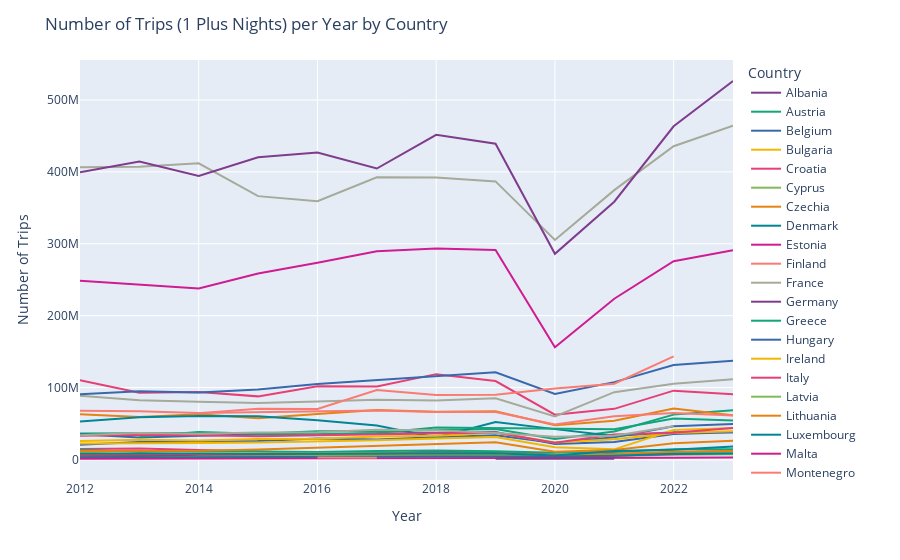

The notebook cell this image was saved under:
### Code cell
# Plot the line graph
fig = px.line(final_1plus_df, x='Year', y='NumTrips', color='Country', color_discrete_sequence = px.colors.qualitative.Bold)
fig.update_layout(title='Number of Trips (1 Plus Nights) per Year by Country',
                  xaxis_title='Year',
                  yaxis_title='Number of Trips',
                  legend_title='Country')

### Figure 1 — Plotly figure (JSON) as saved in the notebook; plotly's stock layout.template omitted (floating-point values rounded to 4 significant figures)
{"data": [{"hovertemplate": "Country=Albania<br>Year=%{x}<br>NumTrips=%{y}<extra></extra>", "legendgroup": "Albania", "line": {"color": "rgb(127, 60, 141)", "dash": "solid"}, "marker": {"symbol": "circle"}, "mode": "lines", "name": "Albania", "orientation": "v", "showlegend": true, "type": "scatter", "x": [2017, 2019, 2020], "xaxis": "x", "y": [8186685, 10176614, 6624361], "yaxis": "y"}, {"hovertemplate": "Country=Austria<br>Year=%{x}<br>NumTrips=%{y}<extra></extra>", "legendgroup": "Austria", "line": {"color": "rgb(17, 165, 121)", "dash": "solid"}, "marker": {"symbol": "circle"}, "mode": "lines", "name": "Austria", "orientation": "v", "showlegend": true, "type": "scatter", "x": [2012, 2013, 2014, 2015, 2016, 2017, 2018, 2019, 2020, 2021, 2022, 2023], "xaxis": "x", "y": [36003256, 36479782, 36681593, 35815124, 39365940, 39201889, 40524416, 42415052, 28583239, 38854043, 62381783, 68320606], "yaxis": "y"}, {"hovertemplate": "Country=Belgium<br>Year=%{x}<br>NumTrips=%{y}<extra></extra>", "legendgroup": "Belgium", "line": {"color": "rgb(57, 105, 172)", "dash": "solid"}, "marker": {"symbol": "circle"}, "mode": "lines", "name": "Belgium", "orientation": "v", "showlegend": true, "type": "scatter", "x": [2012, 2013, 2014, 2015, 2016, 2017, 2018, 2019, 2020, 2021, 2022, 2023], "xaxis": "x", "y": [20317974, 24422291, 24134015, 25745332, 29234314, 27902578, 30999148, 33680649, 22859689, 30877766, 46345022, 49177986], "yaxis": "y"}, {"hovertemplate": "Country=Bulgaria<br>Year=%{x}<br>NumTrips=%{y}<extra></extra>", "legendgroup": "Bulgaria", "line": {"color": "rgb(242, 183, 1)", "dash": "solid"}, "marker": {"symbol": "circle"}, "mode": "lines", "name": "Bulgaria", "orientation": "v", "showlegend": true, "type": "scatter", "x": [2012, 2013, 2014, 2015, 2016, 2017, 2018, 2019, 2020, 2021, 2022, 2023], "xaxis": "x", "y": [6847528, 7485316, 7157192, 5828228, 6839554, 10535994, 9777917, 9477196, 4999245, 6279701, 9092455, 10297520], "yaxis": "y"}, {"hovertemplate": "Country=Croatia<br>Year=%{x}<br>NumTrips=%{y}<extra></extra>", "legendgroup": "Croatia", "line": {"color": "rgb(231, 63, 116)", "dash": "solid"}, "marker": {"symbol": "circle"}, "mode": "lines", "name": "Croatia", "orientation": "v", "showlegend": true, "type": "scatter", "x": [2012, 2013, 2014, 2015, 2016, 2017, 2018, 2019, 2020, 2021, 2022, 2023], "xaxis": "x", "y": [14568947, 15418760, 13299645, 11306996, 7515349, 8115498, 8663271, 10251772, 6004684, 7639926, 9230247, 11745012], "yaxis": "y"}, {"hovertemplate": "Country=Cyprus<br>Year=%{x}<br>NumTrips=%{y}<extra></extra>", "legendgroup": "Cyprus", "line": {"color": "rgb(128, 186, 90)", "dash": "solid"}, "marker": {"symbol": "circle"}, "mode": "lines", "name": "Cyprus", "orientation": "v", "showlegend": true, "type": "scatter", "x": [2012, 2013, 2014, 2015, 2016, 2017, 2018, 2019, 2020, 2021, 2022, 2023], "xaxis": "x", "y": [4567228, 4345970, 4540460, 4394262, 4759680, 5029916, 5485238, 5753450, 4531844, 4887011, 6528323, 7373839], "yaxis": "y"}, {"hovertemplate": "Country=Czechia<br>Year=%{x}<br>NumTrips=%{y}<extra></extra>", "legendgroup": "Czechia", "line": {"color": "rgb(230, 131, 16)", "dash": "solid"}, "marker": {"symbol": "circle"}, "mode": "lines", "name": "Czechia", "orientation": "v", "showlegend": true, "type": "scatter", "x": [2012, 2013, 2014, 2015, 2016, 2017, 2018, 2019, 2020, 2021, 2022, 2023], "xaxis": "x", "y": [62812624, 59216427, 62884070, 57463012, 63214947, 68826202, 66349651, 66969988, 47497243, 53928992, 70746302, 61610992], "yaxis": "y"}, {"hovertemplate": "Country=Denmark<br>Year=%{x}<br>NumTrips=%{y}<extra></extra>", "legendgroup": "Denmark", "line": {"color": "rgb(0, 134, 149)", "dash": "solid"}, "marker": {"symbol": "circle"}, "mode": "lines", "name": "Denmark", "orientation": "v", "showlegend": true, "type": "scatter", "x": [2012, 2013, 2014, 2015, 2016, 2017, 2018, 2019, 2020, 2021, 2022, 2023], "xaxis": "x", "y": [52886592, 58562414, 60423616, 60236946, 54640232, 47316730, 30525585, 52037652, 42214364, 32502703, 37871415, 37928868], "yaxis": "y"}, {"hovertemplate": "Country=Estonia<br>Year=%{x}<br>NumTrips=%{y}<extra></extra>", "legendgroup": "Estonia", "line": {"color": "rgb(207, 28, 144)", "dash": "solid"}, "marker": {"symbol": "circle"}, "mode": "lines", "name": "Estonia", "orientation": "v", "showlegend": true, "type": "scatter", "x": [2012, 2013, 2014, 2015, 2016, 2017, 2018, 2019, 2020, 2021, 2022, 2023], "xaxis": "x", "y": [5027759, 4899692, 6571932, 6587306, 7486162, 7661854, 11040687, 8753307, 5153731, 5437495, 7625636, 9425770], "yaxis": "y"}, {"hovertemplate": "Country=Finland<br>Year=%{x}<br>NumTrips=%{y}<extra></extra>", "legendgroup": "Finland", "line": {"color": "rgb(249, 123, 114)", "dash": "solid"}, "marker": {"symbol": "circle"}, "mode": "lines", "name": "Finland", "orientation": "v", "showlegend": true, "type": "scatter", "x": [2012, 2013, 2014, 2015, 2016, 2017, 2018, 2019, 2020, 2021, 2022, 2023], "xaxis": "x", "y": [67795390, 67102523, 64541760, 65963010, 66412094, 67995388, 66187940, 66165686, 48632400, 60007669, 64711253, 61106068], "yaxis": "y"}, {"hovertemplate": "Country=France<br>Year=%{x}<br>NumTrips=%{y}<extra></extra>", "legendgroup": "France", "line": {"color": "rgb(165, 170, 153)", "dash": "solid"}, "marker": {"symbol": "circle"}, "mode": "lines", "name": "France", "orientation": "v", "showlegend": true, "type": "scatter", "x": [2012, 2013, 2014, 2015, 2016, 2017, 2018, 2019, 2020, 2021, 2022, 2023], "xaxis": "x", "y": [406369476, 407204584, 411807574, 366221284, 359227358, 392347108, 392229828, 386709202, 305202977, 374563212, 435660457, 464286634], "yaxis": "y"}, {"hovertemplate": "Country=Germany<br>Year=%{x}<br>NumTrips=%{y}<extra></extra>", "legendgroup": "Germany", "line": {"color": "rgb(127, 60, 141)", "dash": "solid"}, "marker": {"symbol": "circle"}, "mode": "lines", "name": "Germany", "orientation": "v", "showlegend": true, "type": "scatter", "x": [2012, 2013, 2014, 2015, 2016, 2017, 2018, 2019, 2020, 2021, 2022, 2023], "xaxis": "x", "y": [399531982, 414453278, 394377723, 420166585, 426990841, 404592288, 451416603, 439169070, 285977705, 358428715, 463342211, 526338516], "yaxis": "y"}, {"hovertemplate": "Country=Greece<br>Year=%{x}<br>NumTrips=%{y}<extra></extra>", "legendgroup": "Greece", "line": {"color": "rgb(17, 165, 121)", "dash": "solid"}, "marker": {"symbol": "circle"}, "mode": "lines", "name": "Greece", "orientation": "v", "showlegend": true, "type": "scatter", "x": [2012, 2013, 2014, 2015, 2016, 2017, 2018, 2019, 2020, 2021, 2022, 2023], "xaxis": "x", "y": [13556399, 10325288, 11943430, 10905073, 10384644, 11834602, 12636772, 11562642, 9480375, 10451899, 14156648, 14283578], "yaxis": "y"}, {"hovertemplate": "Country=Hungary<br>Year=%{x}<br>NumTrips=%{y}<extra></extra>", "legendgroup": "Hungary", "line": {"color": "rgb(57, 105, 172)", "dash": "solid"}, "marker": {"symbol": "circle"}, "mode": "lines", "name": "Hungary", "orientation": "v", "showlegend": true, "type": "scatter", "x": [2012, 2013, 2014, 2015, 2016, 2017, 2018, 2019, 2020, 2021, 2022, 2023], "xaxis": "x", "y": [35116672, 30606638, 33120082, 34567896, 34778906, 35827878, 37118720, 38102812, 21679985, 24180222, 35504669, 38007350], "yaxis": "y"}, {"hovertemplate": "Country=Ireland<br>Year=%{x}<br>NumTrips=%{y}<extra></extra>", "legendgroup": "Ireland", "line": {"color": "rgb(242, 183, 1)", "dash": "solid"}, "marker": {"symbol": "circle"}, "mode": "lines", "name": "Ireland", "orientation": "v", "showlegend": true, "type": "scatter", "x": [2012, 2013, 2014, 2015, 2016, 2017, 2018, 2019, 2020, 2021, 2022, 2023], "xaxis": "x", "y": [22232756, 22265618, 22744183, 23440120, 24812694, 26759456, 29241048, 31378452, 17104145, 14095749, 40887719, 43663944], "yaxis": "y"}, {"hovertemplate": "Country=Italy<br>Year=%{x}<br>NumTrips=%{y}<extra></extra>", "legendgroup": "Italy", "line": {"color": "rgb(231, 63, 116)", "dash": "solid"}, "marker": {"symbol": "circle"}, "mode": "lines", "name": "Italy", "orientation": "v", "showlegend": true, "type": "scatter", "x": [2012, 2013, 2014, 2015, 2016, 2017, 2018, 2019, 2020, 2021, 2022, 2023], "xaxis": "x", "y": [110310912, 92849972, 93762458, 87750696, 101657526, 101589864, 118675703, 109077864, 62339770, 70407762, 95695288, 90806051], "yaxis": "y"}, {"hovertemplate": "Country=Latvia<br>Year=%{x}<br>NumTrips=%{y}<extra></extra>", "legendgroup": "Latvia", "line": {"color": "rgb(128, 186, 90)", "dash": "solid"}, "marker": {"symbol": "circle"}, "mode": "lines", "name": "Latvia", "orientation": "v", "showlegend": true, "type": "scatter", "x": [2012, 2013, 2014, 2015, 2016, 2017, 2018, 2019, 2020, 2021, 2022, 2023], "xaxis": "x", "y": [9505207, 7960778, 8739480, 7944719, 8143718, 7938368, 7445778, 7457030, 3801593, 6009866, 9054799, 10135703], "yaxis": "y"}, {"hovertemplate": "Country=Lithuania<br>Year=%{x}<br>NumTrips=%{y}<extra></extra>", "legendgroup": "Lithuania", "line": {"color": "rgb(230, 131, 16)", "dash": "solid"}, "marker": {"symbol": "circle"}, "mode": "lines", "name": "Lithuania", "orientation": "v", "showlegend": true, "type": "scatter", "x": [2012, 2013, 2014, 2015, 2016, 2017, 2018, 2019, 2020, 2021, 2022, 2023], "xaxis": "x", "y": [7183635, 7394496, 7480940, 7592627, 7514999, 7576559, 8135698, 8598280, 5780230, 7303891, 10753660, 11820587], "yaxis": "y"}, {"hovertemplate": "Country=Luxembourg<br>Year=%{x}<br>NumTrips=%{y}<extra></extra>", "legendgroup": "Luxembourg", "line": {"color": "rgb(0, 134, 149)", "dash": "solid"}, "marker": {"symbol": "circle"}, "mode": "lines", "name": "Luxembourg", "orientation": "v", "showlegend": true, "type": "scatter", "x": [2012, 2013, 2014, 2015, 2016, 2017, 2018, 2019, 2020, 2021, 2022, 2023], "xaxis": "x", "y": [2709750, 2808481, 3081880, 2943276, 2822762, 3951652, 4137901, 4143074, 4029588, 5206245, 7831395, 8303667], "yaxis": "y"}, {"hovertemplate": "Country=Malta<br>Year=%{x}<br>NumTrips=%{y}<extra></extra>", "legendgroup": "Malta", "line": {"color": "rgb(207, 28, 144)", "dash": "solid"}, "marker": {"symbol": "circle"}, "mode": "lines", "name": "Malta", "orientation": "v", "showlegend": true, "type": "scatter", "x": [2012, 2013, 2014, 2015, 2016, 2017, 2018, 2019, 2020, 2021, 2022, 2023], "xaxis": "x", "y": [875210, 915733, 971606, 1035478, 1274150, 1376776, 1505440, 1570905, 1151236, 1423263, 2240511, 2832578], "yaxis": "y"}, {"hovertemplate": "Country=Montenegro<br>Year=%{x}<br>NumTrips=%{y}<extra></extra>", "legendgroup": "Montenegro", "line": {"color": "rgb(249, 123, 114)", "dash": "solid"}, "marker": {"symbol": "circle"}, "mode": "lines", "name": "Montenegro", "orientation": "v", "showlegend": true, "type": "scatter", "x": [2016, 2017], "xaxis": "x", "y": [2748288, 2540772], "yaxis": "y"}, {"hovertemplate": "Country=Netherlands<br>Year=%{x}<br>NumTrips=%{y}<extra></extra>", "legendgroup": "Netherlands", "line": {"color": "rgb(165, 170, 153)", "dash": "solid"}, "marker": {"symbol": "circle"}, "mode": "lines", "name": "Netherlands", "orientation": "v", "showlegend": true, "type": "scatter", "x": [2012, 2013, 2014, 2015, 2016, 2017, 2018, 2019, 2020, 2021, 2022, 2023], "xaxis": "x", "y": [88462623, 82219408, 80400925, 78619494, 80502838, 83090932, 82019797, 85166693, 59811885, 93592013, 105463943, 111467811], "yaxis": "y"}, {"hovertemplate": "Country=North Macedonia<br>Year=%{x}<br>NumTrips=%{y}<extra></extra>", "legendgroup": "North Macedonia", "line": {"color": "rgb(127, 60, 141)", "dash": "solid"}, "marker": {"symbol": "circle"}, "mode": "lines", "name": "North Macedonia", "orientation": "v", "showlegend": true, "type": "scatter", "x": [2019, 2020, 2021], "xaxis": "x", "y": [1068459, 658396, 1178427], "yaxis": "y"}, {"hovertemplate": "Country=Norway<br>Year=%{x}<br>NumTrips=%{y}<extra></extra>", "legendgroup": "Norway", "line": {"color": "rgb(17, 165, 121)", "dash": "solid"}, "marker": {"symbol": "circle"}, "mode": "lines", "name": "Norway", "orientation": "v", "showlegend": true, "type": "scatter", "x": [2013, 2014, 2015, 2016, 2017, 2018, 2021, 2022, 2023], "xaxis": "x", "y": [31838495, 38274424, 35759592, 34906215, 36748190, 44473542, 42130341, 56933627, 54308888], "yaxis": "y"}, {"hovertemplate": "Country=Poland<br>Year=%{x}<br>NumTrips=%{y}<extra></extra>", "legendgroup": "Poland", "line": {"color": "rgb(57, 105, 172)", "dash": "solid"}, "marker": {"symbol": "circle"}, "mode": "lines", "name": "Poland", "orientation": "v", "showlegend": true, "type": "scatter", "x": [2012, 2013, 2014, 2015, 2016, 2017, 2018, 2019, 2020, 2021, 2022, 2023], "xaxis": "x", "y": [90787188, 94763470, 93202242, 97400994, 105097190, 110353714, 115210526, 121249320, 91006701, 107554912, 131451384, 137145762], "yaxis": "y"}, {"hovertemplate": "Country=Portugal<br>Year=%{x}<br>NumTrips=%{y}<extra></extra>", "legendgroup": "Portugal", "line": {"color": "rgb(242, 183, 1)", "dash": "solid"}, "marker": {"symbol": "circle"}, "mode": "lines", "name": "Portugal", "orientation": "v", "showlegend": true, "type": "scatter", "x": [2012, 2013, 2014, 2015, 2016, 2017, 2018, 2019, 2020, 2021, 2022, 2023], "xaxis": "x", "y": [25654047, 27316956, 26406470, 28342510, 28750150, 32050017, 33078967, 37152910, 23450285, 27996960, 36806719, 39197774], "yaxis": "y"}, {"hovertemplate": "Country=Romania<br>Year=%{x}<br>NumTrips=%{y}<extra></extra>", "legendgroup": "Romania", "line": {"color": "rgb(231, 63, 116)", "dash": "solid"}, "marker": {"symbol": "circle"}, "mode": "lines", "name": "Romania", "orientation": "v", "showlegend": true, "type": "scatter", "x": [2012, 2013, 2014, 2015, 2016, 2017, 2018, 2019, 2020, 2021, 2022, 2023], "xaxis": "x", "y": [32821284, 34355226, 33710505, 32141863, 33536870, 34541470, 35663698, 37503804, 23212322, 34818073, 37223836, 43842668], "yaxis": "y"}, {"hovertemplate": "Country=Serbia<br>Year=%{x}<br>NumTrips=%{y}<extra></extra>", "legendgroup": "Serbia", "line": {"color": "rgb(128, 186, 90)", "dash": "solid"}, "marker": {"symbol": "circle"}, "mode": "lines", "name": "Serbia", "orientation": "v", "showlegend": true, "type": "scatter", "x": [2018], "xaxis": "x", "y": [3096950], "yaxis": "y"}, {"hovertemplate": "Country=Slovakia<br>Year=%{x}<br>NumTrips=%{y}<extra></extra>", "legendgroup": "Slovakia", "line": {"color": "rgb(230, 131, 16)", "dash": "solid"}, "marker": {"symbol": "circle"}, "mode": "lines", "name": "Slovakia", "orientation": "v", "showlegend": true, "type": "scatter", "x": [2012, 2013, 2014, 2015, 2016, 2017, 2018, 2019, 2020, 2021, 2022, 2023], "xaxis": "x", "y": [11938268, 11466000, 11967152, 13968100, 16631358, 18642770, 21480676, 24106768, 10754689, 13243884, 22525480, 25931410], "yaxis": "y"}, {"hovertemplate": "Country=Slovenia<br>Year=%{x}<br>NumTrips=%{y}<extra></extra>", "legendgroup": "Slovenia", "line": {"color": "rgb(0, 134, 149)", "dash": "solid"}, "marker": {"symbol": "circle"}, "mode": "lines", "name": "Slovenia", "orientation": "v", "showlegend": true, "type": "scatter", "x": [2012, 2013, 2014, 2015, 2016, 2017, 2018, 2019, 2020, 2021, 2022, 2023], "xaxis": "x", "y": [8108634, 8433275, 8089671, 7738314, 8111372, 8576322, 9150186, 8610043, 5554916, 11838683, 13670847, 17938596], "yaxis": "y"}, {"hovertemplate": "Country=Spain<br>Year=%{x}<br>NumTrips=%{y}<extra></extra>", "legendgroup": "Spain", "line": {"color": "rgb(207, 28, 144)", "dash": "solid"}, "marker": {"symbol": "circle"}, "mode": "lines", "name": "Spain", "orientation": "v", "showlegend": true, "type": "scatter", "x": [2012, 2013, 2014, 2015, 2016, 2017, 2018, 2019, 2020, 2021, 2022, 2023], "xaxis": "x", "y": [248536678, 243094908, 237899314, 258762120, 273436004, 289462889, 293323160, 291426796, 156125758, 223492010, 275660135, 290848376], "yaxis": "y"}, {"hovertemplate": "Country=Sweden<br>Year=%{x}<br>NumTrips=%{y}<extra></extra>", "legendgroup": "Sweden", "line": {"color": "rgb(249, 123, 114)", "dash": "solid"}, "marker": {"symbol": "circle"}, "mode": "lines", "name": "Sweden", "orientation": "v", "showlegend": true, "type": "scatter", "x": [2014, 2015, 2016, 2017, 2018, 2019, 2020, 2021, 2022], "xaxis": "x", "y": [64446292, 70509908, 70098861, 96605174, 89740946, 89854108, 98845718, 105262786, 143331670], "yaxis": "y"}, {"hovertemplate": "Country=Switzerland<br>Year=%{x}<br>NumTrips=%{y}<extra></extra>", "legendgroup": "Switzerland", "line": {"color": "rgb(165, 170, 153)", "dash": "solid"}, "marker": {"symbol": "circle"}, "mode": "lines", "name": "Switzerland", "orientation": "v", "showlegend": true, "type": "scatter", "x": [2012, 2013, 2014, 2015, 2016, 2017, 2018, 2019, 2020, 2021, 2022], "xaxis": "x", "y": [33781598, 36884010, 35677086, 37640336, 37910068, 41307355, 40810491, 36986339, 31748407, 32989206, 46256337], "yaxis": "y"}], "layout": {"legend": {"title": {"text": "Country"}, "tracegroupgap": 0}, "margin": {"t": 60}, "title": {"text": "Number of Trips (1 Plus Nights) per Year by Country"}, "xaxis": {"anchor": "y", "domain": [0, 1], "title": {"text": "Year"}}, "yaxis": {"anchor": "x", "domain": [0, 1], "title": {"text": "Number of Trips"}}}}
